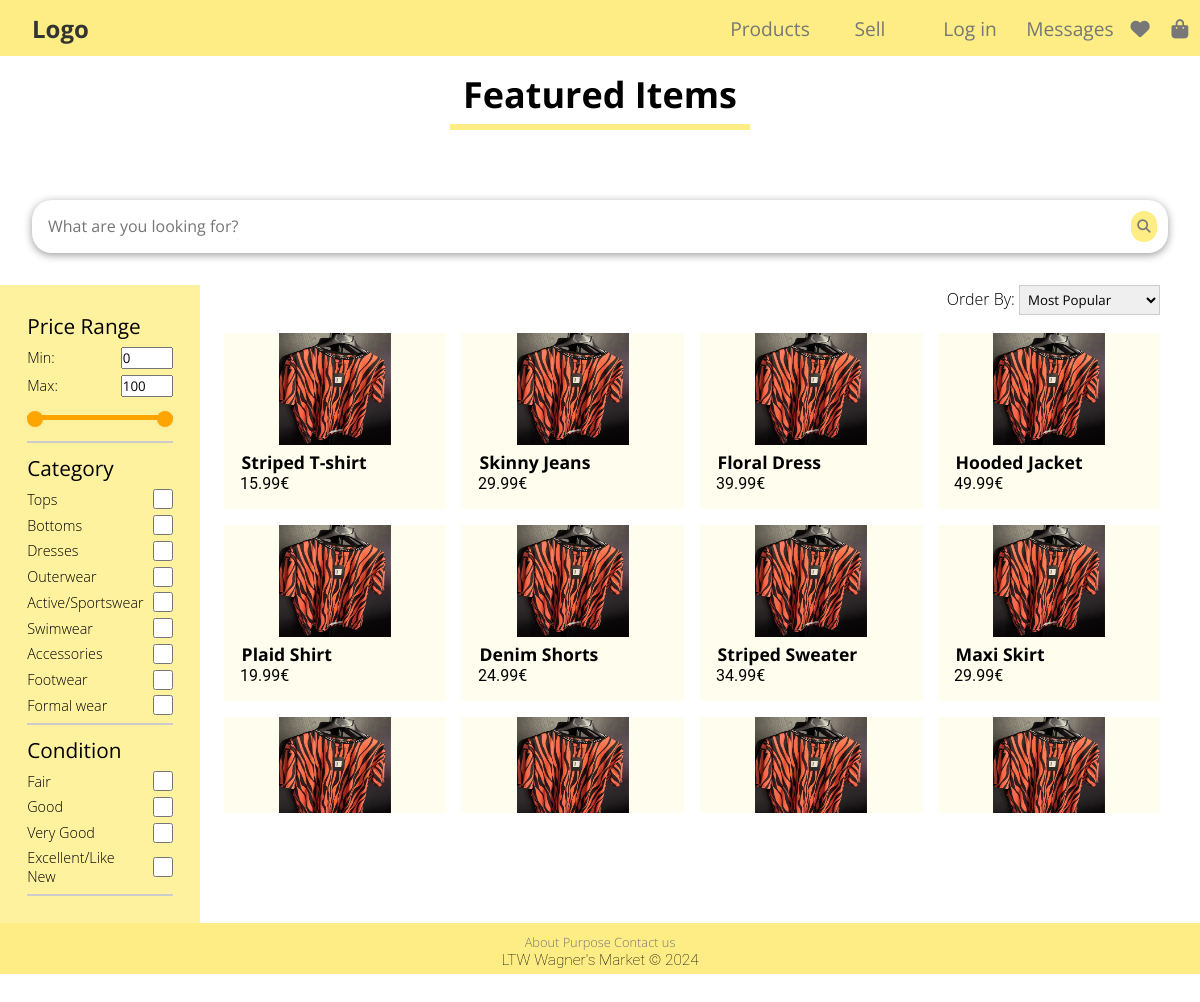
Screenshot of /pages/search.php with the database file from the repository.
### tables this page shows
CREATE TABLE ITEM (
    ItemId INTEGER PRIMARY KEY AUTOINCREMENT,
    UserId INTEGER NOT NULL,
    Title TEXT NOT NULL,
    Price FLOAT NOT NULL,
    Description TEXT NOT NULL,
    Condition TEXT NOT NULL,
    Size TEXT NOT NULL,
    Brand TEXT NOT NULL,
    ImagePath TEXT NOT NULL,
    WishlistCounter INTEGER DEFAULT 0,
    Timestamp DATETIME NOT NULL DEFAULT CURRENT_TIMESTAMP,
    CONSTRAINT PriceConstraint CHECK (Price > 0),
    FOREIGN KEY (UserId) REFERENCES USER (UserId) ON DELETE CASCADE ON UPDATE CASCADE,
    FOREIGN KEY (Condition) REFERENCES CONDITION (Condition) ON DELETE CASCADE ON UPDATE CASCADE,
    FOREIGN KEY (Size) REFERENCES SIZE (Size) ON DELETE CASCADE ON UPDATE CASCADE
);

CREATE TABLE CATEGORY (
    CategoryName TEXT NOT NULL,
    CategoryImage TEXT NOT NULL,
    CONSTRAINT Pk_CategoryName PRIMARY KEY (CategoryName)
);

CREATE TABLE CONDITION (
    Condition TEXT NOT NULL,
    CONSTRAINT PK_Condition PRIMARY KEY (Condition)
);

### private/database/item.class.php (called while the page is built, shortened)
<?php
class Item
{
    public function __construct(int $itemId, int $userId, string $title, float $price, string $description, string $condition, string $size, string $brand, string $imagePath, int $wishlistCounter, string $timeStamp)
    {
        $this->itemId = $itemId;
        $this->title = $title;
        $this->price = $price;
        $this->imagePath = $imagePath;
    }
    static function getMostPopularItems(PDO $db, int $count, int $offset): array
    {
        $stmt = $db->prepare('SELECT ItemId, UserId, Title, Price, Description, Condition,
            Size, Brand, ImagePath, WishlistCounter, Timestamp FROM ITEM ORDER BY WishlistCounter DESC LIMIT ? OFFSET ?');
        $stmt->execute(array($count, $offset));
        $items = array();
        while ($item = $stmt->fetch()) {
            $items[] = new Item(
                $item['ItemId'],
                $item['UserId'],
                $item['Title'],
                $item['Price'],
                $item['Description'],
                $item['Condition'],
                $item['Size'],
                $item['Brand'],
                $item['ImagePath'],
                $item['WishlistCounter'],
                $item['Timestamp']
            );
        }
        return $items;
    }
    static function getMaxPrice(PDO $db): float
    {
        $stmt = $db->prepare('SELECT MAX(PRICE) AS MaxPrice FROM ITEM');
        $stmt->execute();
        return (float)$stmt->fetch(PDO::FETCH_ASSOC)['MaxPrice'];
    }
}
?>

### private/database/category.class.php (called while the page is built, shortened)
<?php
class Category
{
    public function __construct(string $categoryName, string $categoryImage)
    {
        $this->categoryName = $categoryName;
    }
    static function getCategories(PDO $db): array
    {
        $stmt = $db->prepare('SELECT CategoryName, CategoryImage FROM CATEGORY');
        $stmt->execute(array());
        $categories = array();
        while ($category = $stmt->fetch()) {
            $categories[] = new Category(
                $category['CategoryName'],
                $category['CategoryImage']
            );
        }
        return $categories;
    }
}
?>

### private/database/condition.class.php (called while the page is built, shortened)
<?php
class Condition
{
    public function __construct(string $condition)
    {
        $this->condition = $condition;
    }
    static function getConditions(PDO $db): array
    {
        $stmt = $db->prepare('SELECT Condition FROM CONDITION');
        $stmt->execute(array());
        $conditions = array();
        while ($condition = $stmt->fetch()) {
            $conditions[] = new Condition(
                $condition['Condition']
            );
        }
        return $conditions;
    }
}
?>

### private/templates/item.tpl.php (the view, shortened to what this page needs)
<?php
require_once(__DIR__ . '/../database/item.class.php');
require_once(__DIR__ . '/../database/condition.class.php');
require_once(__DIR__ . '/../database/category.class.php');
?>
<?php function drawItems(PDO $db, array $items, Session $session): void
{ ?>
        <ul class="draw-items" id="draw-items">
            <?php foreach($items as $item) { ?>
                <li class="item-card">
                    <a href="../pages/item.php?id=<?=$item->itemId?>">
                        <img src="<?= $item->imagePath?>">
                    </a>
                    <a href="../pages/item.php?id=<?=$item->itemId?>">
                        <h4><?=$item->title?></h4>
                        <p><?=number_format($item->price, 2)?>€</p>
                    </a>
                </li>
            <?php } ?>
        </ul>
<?php }?>
<?php function drawItemFilter(PDO $db, float $maxPrice, ?string $selectedCategory = null) { ?>
    <?php
        $categories = Category::getCategories($db);
        $conditions = Condition::getConditions($db);
    ?>
    <form id="filters">
        <fieldset id="price">
            <legend>Price Range</legend>
            <section id ="number-input">
                <label>Min: <input type="number" id="min-input" value = "0" min="0" max="<?= intval(ceil($maxPrice))?>"></label>
                <label>Max: <input type="number" id="max-input" value = "<?=intval(ceil($maxPrice))?>" min="0" max="<?=intval(ceil($maxPrice))?>"></label>
            </section>
            <section id="price-range">
                <section id="slider">
                    <section id="progress"></section>
                </section>
                <section id="range-input">
                    <input type="range" id="min-range" min="0" max="<?=intval(ceil($maxPrice))?>" value="0" step="1">
                    <input type="range" id="max-range" min="0" max="<?=intval(ceil($maxPrice))?>" value="<?=intval(ceil($maxPrice))?>" step="1">
                </section>
            </section>
        </fieldset>
        <fieldset id="category">
            <legend>Category</legend>
            <?php foreach($categories as $category) { ?>
                <?php if ($selectedCategory != null) {
                    if ($selectedCategory === $category->categoryName) { ?>
                       <label><?= $category->categoryName ?><input type="checkbox" id="<?= $category->categoryName ?>" checked></label>
                <?php } else { ?>
                <label><?= $category->categoryName ?><input type="checkbox" id="<?= $category->categoryName ?>"></label>
                <?php } } else { ?>
                    <label><?= $category->categoryName ?><input type="checkbox" id="<?= $category->categoryName ?>"></label>
                    <?php } } ?>
        </fieldset>
        <fieldset id="condition">
            <legend>Condition</legend>
            <?php foreach($conditions as $condition) { ?>
                <label><?= $condition->condition ?><input type="checkbox" id="<?= $condition->condition ?>"></label>
            <?php } ?>
        </fieldset>
    </form>
<?php } ?>
<?php function drawItemSorter() { ?>
    <label id="order"> Order By:
        <select id="order-selected">
            <option value="popular" selected>Most Popular</option>
        </select>
    </label>
<?php } ?>

### public/css/style.css (style rules this page uses)
* { margin: 0; padding: 0; box-sizing: border-box; font-family: 'Open Sans', sans-serif; }
p { font-family: 'Roboto', sans-serif; font-size: 1.2em; }
header, .logo, a { color: #777; text-decoration: none; transition: color 0.3s; }
h4 { font-size: 1.1em; }
select { padding: .3em; border: .1em solid #ccc; cursor: pointer; }
.draw-items { display: grid; grid-template-columns: repeat(4, 1fr); list-style: none; margin: 0 1.5em; overflow-y: scroll; }
.item-card { transition: transform 0.1s ease, box-shadow 0.1s ease; background-color: rgba(253, 237, 132, 0.138); text-align: center; margin-right: 1em; margin-bottom: 1em; min-height: 11em; max-height: 12em; }
.item-card img { width: 7em; height: 7em; }
.item-card p, .item-card h4 { text-align: left; margin-left: 1em; color: black; }
.item-card p { font-size: 1em; }
.search-items-body .draw-items { grid-area: items; }
.search-items-body form#filters { grid-area: filter; background: rgb(255, 242, 159); padding: 1em; width: 100%; }
.search-items-body label#order { grid-area: order; margin-bottom: 1em; margin-right: 2.5em; font-family: 'Open Sans Light', sans-serif; justify-self: right; padding-bottom: 0.5em; }
input[type="checkbox"] { width: 1.5em; height: 1.5em; border: 0.1em solid #555; border-radius: 4px; background-color: #fff; cursor: pointer; }
#filters legend { font-size: 1.3em; padding-bottom: 0.2em; }
#filters label { display: flex; justify-content: space-between; gap: 0.5em; align-items: center; padding: 0.2em 0; font-size: 0.9em; font-family: 'Open Sans Light', sans-serif; word-wrap: break-word; }
#filters fieldset { display: grid; margin: 0.7em; border: none; border-bottom: 2px solid #ccc; padding-bottom: 0.3em; }
#slider { height: 0.3em; background: #ddd; border-radius: 5px; position: relative; margin: 1em 0; }
#slider #progress { height: 100%; border-radius: 5px; background: #FFA500; position: absolute; left: 0; right: 0; }
#range-input { position: relative; margin: 1em 0; }
#range-input input { width: 100%; height: 5px; position: absolute; top: -1em; background: none; pointer-events: none; -webkit-appearance: none; -moz-appearance: none; }

### rows the page displays
item: ImagePath (picture), Title "Striped T-shirt", Price "15.99"
item: ImagePath (picture), Title "Skinny Jeans", Price "29.99"
item: ImagePath (picture), Title "Floral Dress", Price "39.99"
item: ImagePath (picture), Title "Hooded Jacket", Price "49.99"
item: ImagePath (picture), Title "Plaid Shirt", Price "19.99"
item: ImagePath (picture), Title "Denim Shorts", Price "24.99"
item: ImagePath (picture), Title "Striped Sweater", Price "34.99"
item: ImagePath (picture), Title "Maxi Skirt", Price "29.99"
item: ImagePath (picture)
item: ImagePath (picture)
item: ImagePath (picture)
item: ImagePath (picture)
category: CategoryName "Tops"
category: CategoryName "Bottoms"
category: CategoryName "Dresses"
category: CategoryName "Outerwear"
category: CategoryName "Active/Sportswear"
category: CategoryName "Swimwear"
category: CategoryName "Accessories"
category: CategoryName "Footwear"
category: CategoryName "Formal wear"
condition: Condition "Fair"
condition: Condition "Good"
condition: Condition "Very Good"
condition: Condition "Excellent/Like New"

### other values shown
$title "Featured Items"
